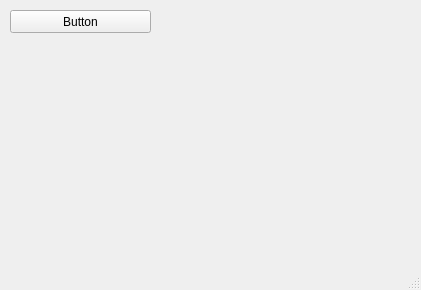
<?xml version="1.0" encoding="UTF-8"?>
<ui version="4.0">
 <class>MainWindow</class>
 <widget class="QMainWindow" name="MainWindow">
  <property name="geometry">
   <rect>
    <x>0</x>
    <y>0</y>
    <width>421</width>
    <height>290</height>
   </rect>
  </property>
  <property name="windowTitle">
   <string>MainWindow</string>
  </property>
  <widget class="QWidget" name="centralwidget">
   <widget class="QPushButton" name="pushButton">
    <property name="geometry">
     <rect>
      <x>10</x>
      <y>10</y>
      <width>141</width>
      <height>23</height>
     </rect>
    </property>
    <property name="text">
     <string>Button</string>
    </property>
   </widget>
  </widget>
  <widget class="QMenuBar" name="menubar">
   <property name="geometry">
    <rect>
     <x>0</x>
     <y>0</y>
     <width>421</width>
     <height>21</height>
    </rect>
   </property>
  </widget>
  <widget class="QStatusBar" name="statusbar"/>
 </widget>
 <resources/>
 <connections/>
</ui>
